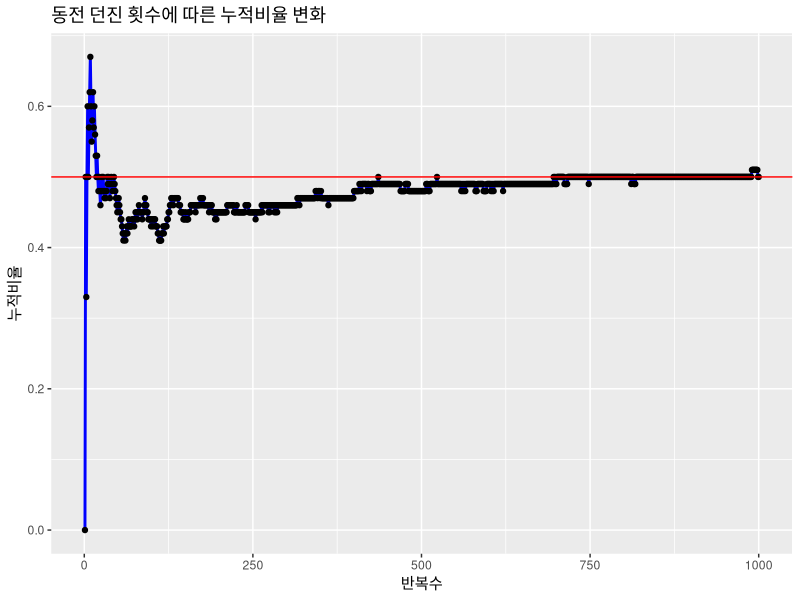

Source code (R): (Note: this script raises an error after producing the figure.)
# 11장 시뮬레이션


# 표본추출방법 : 복원추출, 비복원추출
# 복원추출 : 10개의 값 중에서 추출된 값을 다시 사용하여 추출
# 비복원추출 : 10개의 값 중에서 이미 추출된 값을 제외하고 추출

# 복원 추출
sample(1:10, 5, replace = 1)
sample(c("앞면", "뒷면"), 5, replace = T)

# 비복원 추출
sample(1:45, 6)
sample(1:45, 6, , replace = F)

# 난수 추출
runif(10, min=0, max=1)


# 동전 던지기 실험(시뮬레이션)

# 변수 초기화
# 반복횟수 저장
iteration = 1000

#누적비율
prob = NULL

# 동전 앞면이 나온 횟수
count = 0

# 동전 던지기 반복문
for (i in 1:iteration) {
  # 동전 던지기 (추출 개수 1개이므로 복원/비복원 추출 결과가 같음)
  coin = sample(c("앞면", "뒷면"), 1, replace = T) # 복원 추출
  
  # 동전이 앞면인 경우에 앞면횟수 저장하는 변수 count에 1씩 증가
  if(coin == "앞면") {
    count = count + 1;
  }
  
  # 누적비율 추가
  prob = c(prob, round(count/i, 2))
}

# 누적비율 값을 사용하여 데이터프레임으로 변환
df.coin = data.frame("반복수"=1:1000, "누적비율"=prob)

# 실현 결과 그래프
library(ggplot2)

ggplot(data=df.coin, aes(x=반복수, y=누적비율,group=1)) +
  geom_line(color="blue", size=1) +
  geom_point() +
  geom_hline(yintercept = 0.5, color="red") +
  labs(title = "동전 던진 횟수에 따른 누적비율 변화")



# 원주율 구하는 실험(시뮬레이션)
# 한 변의 길이가 사각형의 1/4의 원이 포함되어있는 경우

# 변수 초기화
# 반복 횟수
iteration = 100

# 1/4 원안의 점의 개수를 저장
N.circle = 0

# 100개의 파이(원주율) 값을 저장
pts = NULL

for (i in 1:iteration) {
  # 사각형 내의 점의 위치
  x = runif(1, min = 0, max = 1)
  y = runif(1, min = 0, max = 1)
  
  pts = rbind(pts, c(x, y))
  
  # 거리 계산
  dist = sqrt(x^2 + y^2)
  
  # 거리가 1 이하면 원 내의 점으로 판단해서 원 내의 점의 개수를 저장하는 N.circle에 값을 누적
  if (dist <= 1) {
    N.circle = N.circle + 1
  }
  
  # 시행횟수까지의 원주율 계산
  pi.sim = 4 * N.circle / i
  PI = c(PI, pi.sim)
}

# 계산된 원주율 값이 저장된 데이터프레임의 변환
df.pi = data.frame(반복수=1:iteration, 원주율=PI)
pi = 3.141592

#원주율 시뮬레이션 결과 시각화
ggplot(data=df.pi, aes(x=반복수, y=원주율,group=1)) +
  geom_line(color="blue", size=1) +
  geom_point() +
  geom_hline(yintercept = 0.5, color="red") +
  labs(title = "시행 횟수에 따른 원주율 변화")

 # 시행횟수에 따른 점의 분포도
pts.df = as.data.frame(pts)
colname(pts.df) = c("x", "y")

install.packages("ggforce")
library(ggforce)

ggplot() + 
  geom_point(data = pts.df, ae4s(x="x", y="y")) +
  coord_cartesian(xlim = c(0,1), ylim = c(0,1)) +
  geom_circle(aes(x0=0, y0=0, r=1), color="red")
